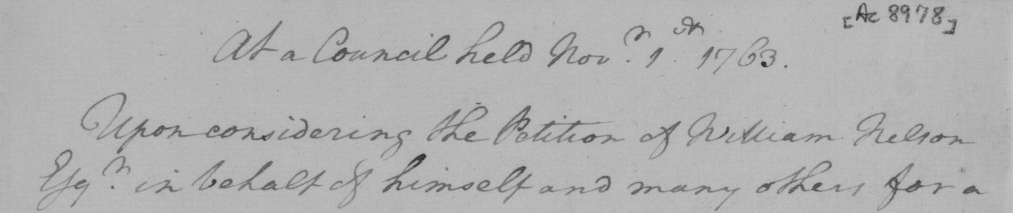
#> input picture image/H01.bmp, 2025 x 426 px (shown at 1/2 size)
$ python test_improved_handwriting.py -i ../image/H01.bmp
#> lines starting #> are read from the running program, lines starting #| are printed output that depends on the picture; after the words box and inside, x2 and y2 are one past the last pixel; in counts of white or black regions, pixels touching at a corner belong together
"""
IMPROVED Document Binarization for Handwriting Recognition
Cải tiến xử lý ảnh cho nhận diện chữ viết tay tốt hơn

Vấn đề đã phát hiện từ kết quả trước:
1. Quá nhiều nhiễu nền (background noise)
2. Nét chữ bị đứt gãy
3. Sauvola window size quá nhỏ → bắt cả nhiễu

Giải pháp:
1. Background subtraction mạnh hơn trước khi binarization
2. Window size lớn hơn cho Sauvola
3. Median filter để loại nhiễu salt-pepper
4. Closing mạnh hơn để nối nét
5. Contrast enhancement tốt hơn
"""

import cv2
import numpy as np
import os
import sys
from skimage.filters import threshold_sauvola, threshold_niblack

# Add Backend to path
sys.path.insert(0, os.path.dirname(os.path.abspath(__file__)))


def improved_handwriting_binarization(image_path, output_dir="test_output"):
    """
    Pipeline cải tiến cho nhận diện chữ viết tay
    """
#> called with image_path = '../image/H01.bmp', output_dir = 'test_output'
    os.makedirs(output_dir, exist_ok=True)

    print(f"\n{'='*70}")
    print(f"IMPROVED HANDWRITING BINARIZATION")
    print(f"Image: {image_path}")
    print(f"{'='*70}")

    # Đọc ảnh
    original = cv2.imread(image_path)
#> original is the input picture: shape (426, 2025, 3); min 30, max 200, mean 177.3
    if original is None:
        print(f"ERROR: Cannot read image {image_path}")
        return

    print(f"Image shape: {original.shape}")
#| Image shape: (426, 2025, 3)

    # Chuyển grayscale
    gray = cv2.cvtColor(original, cv2.COLOR_BGR2GRAY)
    cv2.imwrite(f"{output_dir}/improved_00_gray.png", gray)

    results = {}

    # ========== PIPELINE 1: Conservative (Bảo toàn chi tiết) ==========
    print("\n" + "="*50)
    print("[PIPELINE 1] CONSERVATIVE - Bảo toàn chi tiết")
    print("="*50)
    result1 = pipeline_conservative(gray.copy())
#> in pipeline_conservative, `thresh = threshold_sauvola(enhanced, window_size=51, k=0.2)`:
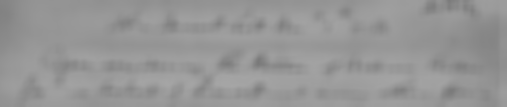
#> thresh: shape (426, 2025) float64 (shown at 1/4 size); min 121.5, max 166.2, mean 150.3
#> in pipeline_conservative, `binary = (enhanced > thresh).astype(np.uint8) * 255`:
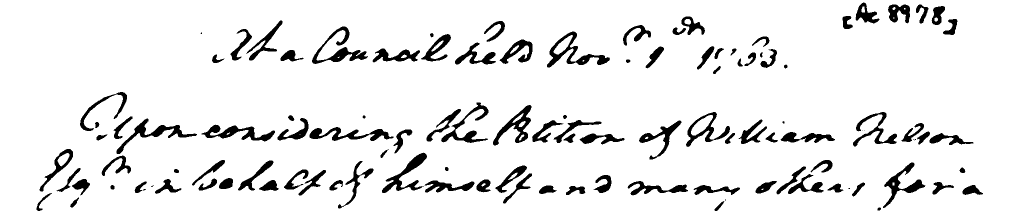
#> binary: shape (426, 2025) (shown at 1/2 size); 91.9% white; 115 black regions (10 under 20 px), largest, box (x1, y1, x2, y2) and area: (1094, 63, 1220, 135) 2258, (624, 53, 736, 128) 2129, (233, 237, 394, 308) 1996
    cv2.imwrite(f"{output_dir}/improved_01_conservative.png", result1)
    results['P1_Conservative'] = result1
    print("✓ Saved: improved_01_conservative.png")

    # ========== PIPELINE 2: Aggressive Background Removal ==========
    print("\n" + "="*50)
    print("[PIPELINE 2] AGGRESSIVE BG REMOVAL - Loại nền mạnh")
    print("="*50)
    result2 = pipeline_aggressive_bg(gray.copy())
    cv2.imwrite(f"{output_dir}/improved_02_aggressive_bg.png", result2)
    results['P2_AggressiveBG'] = result2
    print("✓ Saved: improved_02_aggressive_bg.png")

    # ========== PIPELINE 3: Large Window Sauvola ==========
    print("\n" + "="*50)
    print("[PIPELINE 3] LARGE WINDOW SAUVOLA - Sauvola cửa sổ lớn")
    print("="*50)
    result3 = pipeline_large_window_sauvola(gray.copy())
    cv2.imwrite(f"{output_dir}/improved_03_large_sauvola.png", result3)
    results['P3_LargeSauvola'] = result3
    print("✓ Saved: improved_03_large_sauvola.png")

    # ========== PIPELINE 4: Divide and Conquer ==========
    print("\n" + "="*50)
    print("[PIPELINE 4] DIVIDE & CONQUER - Chia và xử lý")
    print("="*50)
    result4 = pipeline_divide_conquer(gray.copy())
    cv2.imwrite(f"{output_dir}/improved_04_divide_conquer.png", result4)
    results['P4_DivideConquer'] = result4
    print("✓ Saved: improved_04_divide_conquer.png")

    # ========== PIPELINE 5: Strong Closing (Nối nét mạnh) ==========
    print("\n" + "="*50)
    print("[PIPELINE 5] STRONG CLOSING - Nối nét mạnh")
    print("="*50)
    result5 = pipeline_strong_closing(gray.copy())
    cv2.imwrite(f"{output_dir}/improved_05_strong_closing.png", result5)
    results['P5_StrongClosing'] = result5
    print("✓ Saved: improved_05_strong_closing.png")

    # ========== PIPELINE 6: Gaussian Difference ==========
    print("\n" + "="*50)
    print("[PIPELINE 6] GAUSSIAN DIFFERENCE - Trừ Gaussian")
    print("="*50)
    result6 = pipeline_gaussian_difference(gray.copy())
    cv2.imwrite(f"{output_dir}/improved_06_gaussian_diff.png", result6)
    results['P6_GaussianDiff'] = result6
    print("✓ Saved: improved_06_gaussian_diff.png")

    # ========== PIPELINE 7: Multi-stage Enhancement ==========
    print("\n" + "="*50)
    print("[PIPELINE 7] MULTI-STAGE ENHANCEMENT")
    print("="*50)
    result7 = pipeline_multistage(gray.copy())
    cv2.imwrite(f"{output_dir}/improved_07_multistage.png", result7)
    results['P7_MultiStage'] = result7
    print("✓ Saved: improved_07_multistage.png")

    # ========== PIPELINE 8: BEST - Kết hợp tối ưu ==========
    print("\n" + "="*50)
    print("[PIPELINE 8] BEST - Kết hợp tối ưu cho chữ viết tay")
    print("="*50)
    result8 = pipeline_best_for_handwriting(gray.copy())
    cv2.imwrite(f"{output_dir}/improved_08_BEST.png", result8)
    results['P8_BEST'] = result8
    print("✓ Saved: improved_08_BEST.png")

    # Tạo comparison
    create_comparison_grid(gray, results, f"{output_dir}/improved_comparison.png")

    # Before/After với BEST
    create_before_after(gray, result8, f"{output_dir}/improved_before_after.png")

    print(f"\n{'='*70}")
    print(f"HOÀN THÀNH! Xem kết quả trong: {output_dir}/")
    print(f"{'='*70}")
    print("\n📌 KHUYẾN NGHỊ:")
    print("   - P1_Conservative: Giữ chi tiết nhưng có thể còn nhiễu")
    print("   - P2_AggressiveBG: Loại nền tốt nhưng có thể mất chi tiết mảnh")
    print("   - P3_LargeSauvola: Ít nhiễu hơn, tốt cho text đều")
    print("   - P5_StrongClosing: Nét liền hơn")
    print("   - P8_BEST: Cân bằng giữa loại nhiễu và giữ chi tiết")


# ============== CÁC PIPELINE CẢI TIẾN ==============

def pipeline_conservative(gray):
    """
    Pipeline bảo toàn chi tiết - ưu tiên giữ nét chữ
    """
    print("  [1] Bilateral filter (giữ cạnh)")
    filtered = cv2.bilateralFilter(gray, 9, 75, 75)

    print("  [2] CLAHE nhẹ")
    clahe = cv2.createCLAHE(clipLimit=2.0, tileGridSize=(8, 8))
    enhanced = clahe.apply(filtered)

    print("  [3] Sauvola (window=51, k=0.2)")
    thresh = threshold_sauvola(enhanced, window_size=51, k=0.2)
    binary = (enhanced > thresh).astype(np.uint8) * 255

    print("  [4] Closing nhẹ (3x3)")
    kernel = cv2.getStructuringElement(cv2.MORPH_ELLIPSE, (3, 3))
    binary = cv2.morphologyEx(binary, cv2.MORPH_CLOSE, kernel)

    print("  [5] Median filter (loại nhiễu salt-pepper)")
    binary = cv2.medianBlur(binary, 3)

    return binary


def pipeline_aggressive_bg(gray):
    """
    Pipeline loại nền mạnh
    """
    print("  [1] Ước lượng background bằng morphological opening lớn")
    kernel_bg = cv2.getStructuringElement(cv2.MORPH_ELLIPSE, (51, 51))
    background = cv2.morphologyEx(gray, cv2.MORPH_OPEN, kernel_bg)

    print("  [2] Gaussian blur background")
    background = cv2.GaussianBlur(background, (51, 51), 0)

    print("  [3] Trừ background")
    # Tránh underflow
    diff = cv2.subtract(background, gray)
    diff = cv2.normalize(diff, None, 0, 255, cv2.NORM_MINMAX)

    print("  [4] CLAHE")
    clahe = cv2.createCLAHE(clipLimit=3.0, tileGridSize=(8, 8))
    enhanced = clahe.apply(diff.astype(np.uint8))

    print("  [5] Otsu threshold (sau khi đã loại nền)")
    _, binary = cv2.threshold(enhanced, 0, 255, cv2.THRESH_BINARY + cv2.THRESH_OTSU)

    print("  [6] Closing (3x3)")
    kernel = cv2.getStructuringElement(cv2.MORPH_ELLIPSE, (3, 3))
    binary = cv2.morphologyEx(binary, cv2.MORPH_CLOSE, kernel)

    print("  [7] Loại nhiễu nhỏ")
    binary = remove_small_noise(binary, min_size=50)
#> in remove_small_noise, `num_labels, labels, stats, centroids = cv2.connectedComponentsWithStat..`:
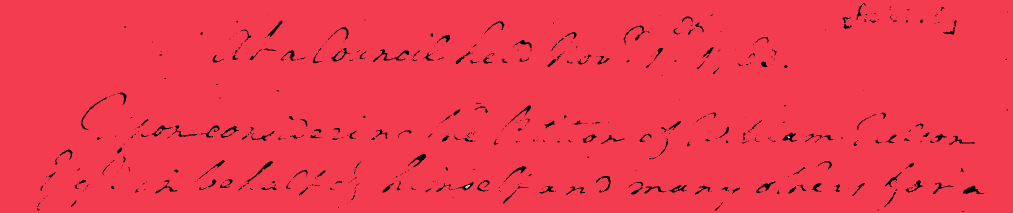
#> labels: shape (426, 2025) int32 (shown at 1/2 size); 4 distinct labels, from 0 to 3; one colour per label, 0 black
#> in remove_small_noise, `num_labels, labels, stats, centroids = cv2.connectedComponentsWithStat..`: num_labels = 4; stats = [[74, 6, 1942, 418, 19161], [0, 0, 2025, 426, 843431], [1575, 271, 5, 6, 18], [930, 369, 10, 8, 40]]; centroids = [[1046.4, 250.1], [1011.2, 211.6], [1576.9, 273.7], [934.6, 372.8]]
#> the loop in remove_small_noise, `for i in range(1, num_labels):` made 3 passes
#> area on passes 1, 3: 843431, 40

    return binary


def pipeline_large_window_sauvola(gray):
    """
    Sauvola với window size lớn - giảm nhiễu
    """
    print("  [1] Bilateral filter")
    filtered = cv2.bilateralFilter(gray, 11, 85, 85)

    print("  [2] Normalize")
    normalized = cv2.normalize(filtered, None, 0, 255, cv2.NORM_MINMAX)

    print("  [3] Sauvola (window=81, k=0.3)")
    # Window lớn = ít nhạy với nhiễu local
    thresh = threshold_sauvola(normalized, window_size=81, k=0.3)
    binary = (normalized > thresh).astype(np.uint8) * 255

    print("  [4] Closing 2 lần (2x2)")
    kernel = cv2.getStructuringElement(cv2.MORPH_ELLIPSE, (2, 2))
    binary = cv2.morphologyEx(binary, cv2.MORPH_CLOSE, kernel)
    binary = cv2.morphologyEx(binary, cv2.MORPH_CLOSE, kernel)

    print("  [5] Median filter")
    binary = cv2.medianBlur(binary, 3)

    return binary


def pipeline_divide_conquer(gray):
    """
    Chia ảnh thành blocks, xử lý từng block
    """
    print("  [1] Chia ảnh thành các blocks và tính background local")

    h, w = gray.shape
    block_size = 64
    result = np.zeros_like(gray)

    # Padding để chia đều
    pad_h = (block_size - h % block_size) % block_size
    pad_w = (block_size - w % block_size) % block_size
    padded = cv2.copyMakeBorder(gray, 0, pad_h, 0, pad_w, cv2.BORDER_REFLECT)

    ph, pw = padded.shape
    result_padded = np.zeros((ph, pw), dtype=np.uint8)

    for y in range(0, ph, block_size):
        for x in range(0, pw, block_size):
            block = padded[y:y+block_size, x:x+block_size]

            # Local thresholding cho mỗi block
            block_mean = np.mean(block)
            block_std = np.std(block)

            # Sauvola-like threshold cho block
            k = 0.2
            R = 128
            threshold = block_mean * (1 + k * (block_std / R - 1))

            binary_block = (block > threshold).astype(np.uint8) * 255
            result_padded[y:y+block_size, x:x+block_size] = binary_block

    # Crop về kích thước gốc
    result = result_padded[:h, :w]

    print("  [2] Closing")
    kernel = cv2.getStructuringElement(cv2.MORPH_ELLIPSE, (3, 3))
    result = cv2.morphologyEx(result, cv2.MORPH_CLOSE, kernel)

    print("  [3] Median filter")
    result = cv2.medianBlur(result, 3)

    return result


def pipeline_strong_closing(gray):
    """
    Pipeline với closing mạnh để nối nét đứt
    """
    print("  [1] Bilateral + Median filter")
    filtered = cv2.bilateralFilter(gray, 9, 75, 75)
    filtered = cv2.medianBlur(filtered, 3)

    print("  [2] CLAHE")
    clahe = cv2.createCLAHE(clipLimit=2.5, tileGridSize=(8, 8))
    enhanced = clahe.apply(filtered)

    print("  [3] Sauvola (window=41, k=0.2)")
    thresh = threshold_sauvola(enhanced, window_size=41, k=0.2)
    binary = (enhanced > thresh).astype(np.uint8) * 255

    print("  [4] Closing mạnh (4x4)")
    kernel_close = cv2.getStructuringElement(cv2.MORPH_ELLIPSE, (4, 4))
    binary = cv2.morphologyEx(binary, cv2.MORPH_CLOSE, kernel_close)

    print("  [5] Thêm Closing theo hướng (ngang/dọc)")
    # Closing ngang - nối các nét ngang
    kernel_h = cv2.getStructuringElement(cv2.MORPH_RECT, (5, 1))
    binary = cv2.morphologyEx(binary, cv2.MORPH_CLOSE, kernel_h)

    # Closing dọc - nối các nét dọc
    kernel_v = cv2.getStructuringElement(cv2.MORPH_RECT, (1, 3))
    binary = cv2.morphologyEx(binary, cv2.MORPH_CLOSE, kernel_v)

    print("  [6] Opening nhẹ để loại nhiễu dày")
    kernel_open = cv2.getStructuringElement(cv2.MORPH_ELLIPSE, (2, 2))
    binary = cv2.morphologyEx(binary, cv2.MORPH_OPEN, kernel_open)

    return binary


def pipeline_gaussian_difference(gray):
    """
    Difference of Gaussians - loại nền hiệu quả
    """
    print("  [1] Gaussian blur với sigma nhỏ (chi tiết)")
    small_blur = cv2.GaussianBlur(gray, (3, 3), 1)

    print("  [2] Gaussian blur với sigma lớn (background)")
    large_blur = cv2.GaussianBlur(gray, (51, 51), 20)

    print("  [3] Trừ để lấy chi tiết")
    diff = cv2.subtract(large_blur, small_blur)
    diff = cv2.normalize(diff, None, 0, 255, cv2.NORM_MINMAX)

    print("  [4] CLAHE")
    clahe = cv2.createCLAHE(clipLimit=3.0, tileGridSize=(8, 8))
    enhanced = clahe.apply(diff.astype(np.uint8))

    print("  [5] Otsu threshold")
    _, binary = cv2.threshold(enhanced, 0, 255, cv2.THRESH_BINARY + cv2.THRESH_OTSU)

    print("  [6] Closing")
    kernel = cv2.getStructuringElement(cv2.MORPH_ELLIPSE, (3, 3))
    binary = cv2.morphologyEx(binary, cv2.MORPH_CLOSE, kernel)

    return binary


def pipeline_multistage(gray):
    """
    Xử lý đa giai đoạn
    """
    print("  [STAGE 1] Tiền xử lý nặng")
    # Median để loại nhiễu salt-pepper
    denoised = cv2.medianBlur(gray, 5)
    # Bilateral để giữ cạnh
    denoised = cv2.bilateralFilter(denoised, 9, 75, 75)

    print("  [STAGE 2] Background estimation và subtraction")
    kernel_bg = cv2.getStructuringElement(cv2.MORPH_ELLIPSE, (41, 41))
    background = cv2.morphologyEx(denoised, cv2.MORPH_OPEN, kernel_bg)
    background = cv2.GaussianBlur(background, (41, 41), 0)

    # Normalize background
    diff = cv2.absdiff(denoised, background)
    normalized = cv2.normalize(diff, None, 0, 255, cv2.NORM_MINMAX)

    print("  [STAGE 3] Contrast enhancement")
    clahe = cv2.createCLAHE(clipLimit=3.0, tileGridSize=(8, 8))
    enhanced = clahe.apply(normalized.astype(np.uint8))

    print("  [STAGE 4] Multi-scale thresholding")
    # Kết hợp nhiều window sizes
    results = []
    for ws in [31, 51, 71]:
        thresh = threshold_sauvola(enhanced, window_size=ws, k=0.25)
        binary = (enhanced > thresh).astype(np.float32)
        results.append(binary)

    # Voting
    combined = np.mean(results, axis=0)
    binary = (combined > 0.5).astype(np.uint8) * 255

    print("  [STAGE 5] Morphological cleanup")
    kernel_close = cv2.getStructuringElement(cv2.MORPH_ELLIPSE, (3, 3))
    binary = cv2.morphologyEx(binary, cv2.MORPH_CLOSE, kernel_close)

    kernel_open = cv2.getStructuringElement(cv2.MORPH_ELLIPSE, (2, 2))
    binary = cv2.morphologyEx(binary, cv2.MORPH_OPEN, kernel_open)

    print("  [STAGE 6] Loại nhiễu nhỏ")
    binary = remove_small_noise(binary, min_size=40)

    return binary


def pipeline_best_for_handwriting(gray):
    """
    BEST Pipeline cho nhận diện chữ viết tay cổ
    Kết hợp các kỹ thuật tốt nhất
    """
    print("  [STEP 1] Denoise: Median + Bilateral")
    # Median trước để loại nhiễu xung
    denoised = cv2.medianBlur(gray, 3)
    # Bilateral để giữ cạnh, mịn vùng đồng nhất
    denoised = cv2.bilateralFilter(denoised, 11, 85, 85)

    print("  [STEP 2] Background subtraction mạnh")
    # Background estimation với kernel lớn
    kernel_bg = cv2.getStructuringElement(cv2.MORPH_ELLIPSE, (61, 61))
    background = cv2.morphologyEx(denoised, cv2.MORPH_OPEN, kernel_bg)
    # Blur thêm để mịn
    background = cv2.GaussianBlur(background, (51, 51), 0)

    # Subtract và normalize
    diff = cv2.subtract(background.astype(np.int16), denoised.astype(np.int16))
    diff = np.clip(diff, 0, 255).astype(np.uint8)
    diff = cv2.normalize(diff, None, 0, 255, cv2.NORM_MINMAX)

    print("  [STEP 3] CLAHE enhancement")
    clahe = cv2.createCLAHE(clipLimit=3.5, tileGridSize=(8, 8))
    enhanced = clahe.apply(diff)

    print("  [STEP 4] Sauvola với window size lớn")
    # Window size lớn = ít nhạy với nhiễu cục bộ
    thresh = threshold_sauvola(enhanced, window_size=51, k=0.25)
    binary = (enhanced > thresh).astype(np.uint8) * 255

    print("  [STEP 5] Morphological: Closing mạnh để nối nét")
    # Closing với kernel tròn
    kernel_close = cv2.getStructuringElement(cv2.MORPH_ELLIPSE, (4, 4))
    binary = cv2.morphologyEx(binary, cv2.MORPH_CLOSE, kernel_close)

    # Thêm closing theo hướng để nối nét ngang
    kernel_h = cv2.getStructuringElement(cv2.MORPH_RECT, (5, 2))
    binary = cv2.morphologyEx(binary, cv2.MORPH_CLOSE, kernel_h)

    print("  [STEP 6] Opening nhẹ để loại nhiễu dày còn lại")
    kernel_open = cv2.getStructuringElement(cv2.MORPH_ELLIPSE, (2, 2))
    binary = cv2.morphologyEx(binary, cv2.MORPH_OPEN, kernel_open)

    print("  [STEP 7] Loại bỏ thành phần nhiễu nhỏ")
    binary = remove_small_noise(binary, min_size=50)

    print("  [STEP 8] Final closing để đảm bảo nét liền")
    kernel_final = cv2.getStructuringElement(cv2.MORPH_ELLIPSE, (3, 3))
    binary = cv2.morphologyEx(binary, cv2.MORPH_CLOSE, kernel_final)

    return binary


def remove_small_noise(binary, min_size=30):
    """Loại bỏ các thành phần nhiễu nhỏ"""
    # Đảo ngược để xử lý (text đen -> trắng)
    inverted = cv2.bitwise_not(binary)

    # Tìm connected components
    num_labels, labels, stats, centroids = cv2.connectedComponentsWithStats(inverted, connectivity=8)

    # Loại các thành phần nhỏ
    for i in range(1, num_labels):
        area = stats[i, cv2.CC_STAT_AREA]
        if area < min_size:
            inverted[labels == i] = 0

    # Đảo ngược lại
    return cv2.bitwise_not(inverted)


def create_comparison_grid(original, results, output_path):
    """Tạo ảnh so sánh dạng lưới"""
    n = len(results) + 1
    cols = 3
    rows = (n + cols - 1) // cols

    h, w = original.shape[:2]

    # Resize nếu ảnh quá lớn
    max_size = 280
    if max(h, w) > max_size:
        scale = max_size / max(h, w)
        new_w, new_h = int(w * scale), int(h * scale)
        original = cv2.resize(original, (new_w, new_h))
        results = {k: cv2.resize(v, (new_w, new_h)) for k, v in results.items()}
        h, w = new_h, new_w

    padding = 12
    text_height = 28
    cell_w = w + 2 * padding
    cell_h = h + 2 * padding + text_height

    canvas = np.ones((rows * cell_h, cols * cell_w), dtype=np.uint8) * 255

    # Vẽ original
    all_images = [('Original', original)] + list(results.items())

    for i, (label, img) in enumerate(all_images):
        row = i // cols
        col = i % cols

        x = col * cell_w + padding
        y = row * cell_h + padding + text_height

        canvas[y:y+h, x:x+w] = img
        cv2.putText(canvas, label[:18], (x, y - 8),
                    cv2.FONT_HERSHEY_SIMPLEX, 0.4, 0, 1)

    cv2.imwrite(output_path, canvas)
    print(f"\n✓ Comparison: {output_path}")


def create_before_after(before, after, output_path):
    """Tạo ảnh so sánh trước/sau"""
    h, w = before.shape[:2]

    # Resize nếu cần
    max_size = 450
    if max(h, w) > max_size:
        scale = max_size / max(h, w)
        new_w, new_h = int(w * scale), int(h * scale)
        before = cv2.resize(before, (new_w, new_h))
        after = cv2.resize(after, (new_w, new_h))
        h, w = new_h, new_w

    padding = 25
    text_height = 45

    canvas_w = w * 2 + padding * 3
    canvas_h = h + padding * 2 + text_height
    canvas = np.ones((canvas_h, canvas_w), dtype=np.uint8) * 240

    # BEFORE
    x1 = padding
    y1 = padding + text_height
    canvas[y1:y1+h, x1:x1+w] = before
    cv2.putText(canvas, "BEFORE", (x1 + w//3, text_height - 10),
                cv2.FONT_HERSHEY_SIMPLEX, 1.0, 0, 2)

    # AFTER
    x2 = w + padding * 2
    canvas[y1:y1+h, x2:x2+w] = after
    cv2.putText(canvas, "AFTER", (x2 + w//3, text_height - 10),
                cv2.FONT_HERSHEY_SIMPLEX, 1.0, 0, 2)

    # Mũi tên
    arrow_x = x1 + w + padding//2
    arrow_y = y1 + h//2
    cv2.arrowedLine(canvas, (arrow_x - 10, arrow_y), (arrow_x + 10, arrow_y),
                    0, 2, tipLength=0.5)

    cv2.imwrite(output_path, canvas)
    print(f"✓ Before/After: {output_path}")


if __name__ == "__main__":
    import argparse

    parser = argparse.ArgumentParser(description='Improved handwriting binarization')
    parser.add_argument('--image', '-i', type=str,
                        help='Path to input image',
                        default='../Frontend/public/test/image-1765276809510.png')
    parser.add_argument('--output', '-o', type=str,
                        help='Output directory',
                        default='test_output')

    args = parser.parse_args()

    if not os.path.exists(args.image):
        print(f"Image not found: {args.image}")
        alternatives = [
            'Frontend/public/test/image-1765276809510.png',
            '../Frontend/public/test/image-1765276809510.png',
        ]
        for alt in alternatives:
            if os.path.exists(alt):
                args.image = alt
                break

    improved_handwriting_binarization(args.image, args.output)
#> in pipeline_divide_conquer, `padded = cv2.copyMakeBorder(gray, 0, pad_h, 0, pad_w, cv2.BORDER_REFLE..`:
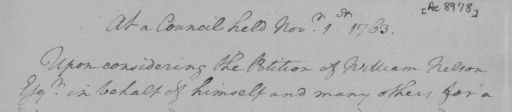
#> padded: shape (448, 2048) (shown at 1/4 size); min 30, max 200, mean 177.5
#> after the loop in pipeline_divide_conquer, `for y in range(0, ph, block_size):`:
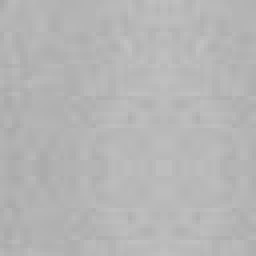
#> block: shape (64, 64) (shown 4 times larger); min 169, max 193, mean 181.5
#> after the loop in pipeline_divide_conquer, `for y in range(0, ph, block_size):`:
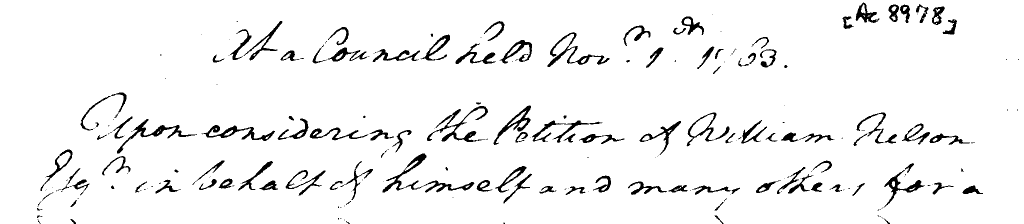
#> result_padded: shape (448, 2048) (shown at 1/2 size); 95% white; 243 black regions (121 under 20 px), largest, box (x1, y1, x2, y2) and area: (854, 212, 976, 284) 1569, (1095, 64, 1219, 134) 1431, (234, 238, 394, 307) 1416
#> in pipeline_gaussian_difference, `_, binary = cv2.threshold(enhanced, 0, 255, cv2.THRESH_BINARY + cv2.TH..`:
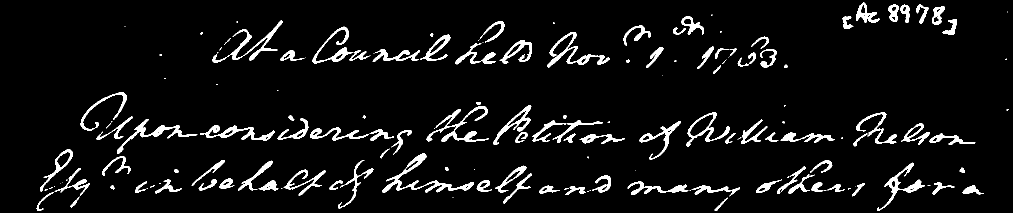
#> binary: shape (426, 2025) (shown at 1/2 size); 6% white; 161 white regions (57 under 20 px), largest, box (x1, y1, x2, y2) and area: (765, 307, 948, 386) 2197, (853, 212, 978, 284) 1835, (425, 41, 565, 126) 1649
#> after the loop in pipeline_multistage, `for ws in [31, 51, 71]:`: results = 3 items
#> in remove_small_noise (call 2), `num_labels, labels, stats, centroids = cv2.connectedComponentsWithStat..`: num_labels = 893; stats = 893 rows, first 6: [0, 0, 2025, 426, 494844], [46, 0, 16, 6, 66], [65, 0, 4, 3, 8], [101, 0, 11, 7, 53], [114, 0, 5, 4, 12], [121, 0, 10, 8, 44]; centroids = 893 pairs, first value 1.02 to 2000.5, second value 0.4 to 425
#> the loop in remove_small_noise (call 2), `for i in range(1, num_labels):` made 892 passes
#> area on passes 1, 3, 5: 66, 53, 44
#> in remove_small_noise (call 3), `num_labels, labels, stats, centroids = cv2.connectedComponentsWithStat..`: num_labels = 13; stats = 13 rows, first 6: [0, 0, 2025, 426, 514990], [1665, 0, 178, 83, 10165], [1849, 0, 88, 95, 6243], [405, 14, 1062, 150, 81981], [1787, 36, 5, 3, 14], [1476, 55, 104, 106, 7423]; centroids = 13 rows, first 8: [988.8, 189], [1748, 39.27], [1893.6, 46.83], [946, 97.37], [1788.9, 36.93], [1529.5, 110.9], [448.8, 84.28], [679.9, 114.7]
#> in create_comparison_grid, `n = len(results) + 1`: n = 9
#> in create_comparison_grid, `rows = (n + cols - 1) // cols`: rows = 3
#> in create_comparison_grid, `results = {k: cv2.resize(v, (new_w, new_h)) for k, v in results.items()}`: results = 8 items
#> in create_comparison_grid, `all_images = [('Original', original)] + list(results.items())`: all_images = 9 items
#> the loop in create_comparison_grid, `for i, (label, img) in enumerate(all_images):` made 9 passes
#> (label, row, col, x, y) on passes 1 to 4: ('Original', 0, 0, 12, 40), ('P1_Conservative', 0, 1, 316, 40), ('P2_AggressiveBG', 0, 2, 620, 40), ('P3_LargeSauvola', 1, 0, 12, 150)
